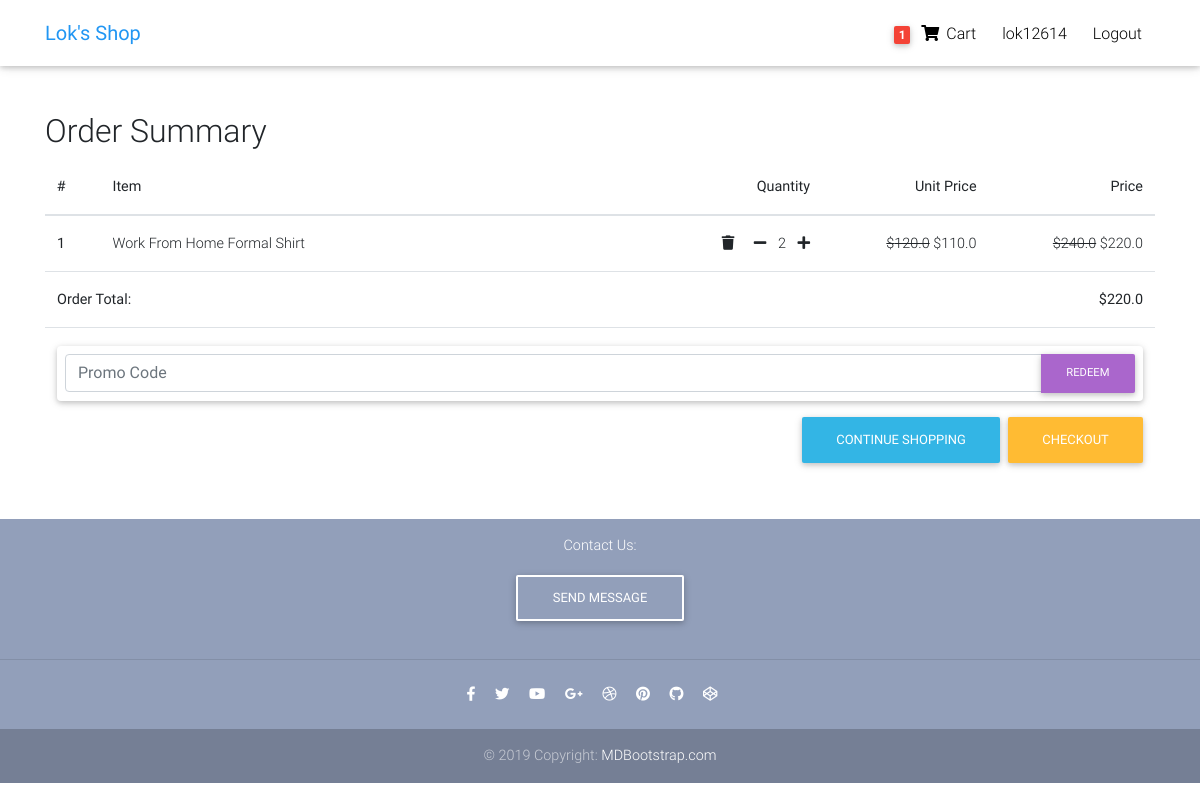
Page /order-summary/ (signed in) on the committed database.
### core/models.py (models this page shows, shortened)
class Order(models.Model):
    user = models.ForeignKey(settings.AUTH_USER_MODEL, on_delete=models.CASCADE)
    items = models.ManyToManyField(OrderItem)
    start_date = models.DateTimeField(auto_now_add=True)
    ordered_date = models.DateTimeField(null=True, blank=True)
    ordered = models.BooleanField(default=False)
    billing_address = models.ForeignKey('Address', related_name="billing_address", on_delete=models.SET_NULL, blank=True, null=True)
    shipping_address = models.ForeignKey('Address', related_name="shipping_address", on_delete=models.SET_NULL, blank=True, null=True)
    payment = models.ForeignKey('Payment', on_delete=models.SET_NULL, blank=True, null=True)
    coupon = models.ForeignKey('Coupon', on_delete=models.SET_NULL, blank=True, null=True)
    order_number = models.CharField(max_length=10, null=True, blank=True)
    being_delivered = models.BooleanField(default=False)
    received = models.BooleanField(default=False)
    refund_requested = models.BooleanField(default=False)
    refund_granted = models.BooleanField(default=False)
    def total_order_price(self):
        total = 0
        for item in self.items.all():
            total+=item.get_final_total_item_price()
        return total
    def final_price(self):
        if self.coupon:
            return self.total_order_price_with_discount()
        return self.total_order_price()

class OrderItem(models.Model):
    user = models.ForeignKey(settings.AUTH_USER_MODEL, on_delete=models.CASCADE)
    item = models.ForeignKey(Item, on_delete=models.CASCADE)
    quantity = models.IntegerField(default=1)
    ordered = models.BooleanField(default=False)
    ordered_date = models.DateTimeField(null=True, blank=True)
    def get_total_item_price(self):
        return self.quantity * self.item.price
    def get_total_item_discount_price(self):
        return self.quantity * self.item.discount_price
    def get_final_total_item_price(self):
        if self.item.discount_price:
            return self.get_total_item_discount_price()
        return self.get_total_item_price()

class Item(models.Model):
    title = models.CharField(max_length = 100)
    price = models.FloatField(default=0)
    discount_price = models.FloatField(blank=True, null = True)
    category = models.CharField(choices=CATEGORY_CHOICES, max_length = 2)
    label = models.CharField(choices=LABEL_CHOICES, max_length = 1)
    slug = models.SlugField(blank = True, null = True, unique = True)
    description = models.TextField()
    image = models.ImageField(blank=True, null=True)
    new = models.BooleanField(default=True)
    class Meta:
        ordering = ['price']
    def get_absolute_url(self):
        return reverse("core:product", kwargs={
            'slug': self.slug
        })

### core/views.py (the view)
# urls.py: path('order-summary/', OrderSummaryView.as_view(), name='order-summary'),
class OrderSummaryView(LoginRequiredMixin, View):
    def get(self,*args, **kwargs):
        try:
            order = Order.objects.get(user=self.request.user, ordered=False)
            context = {
                "object":order,
                'couponform':CouponForm(),
                'DISPLAY_COUPON_FORM': True,
            }
            return render(self.request, 'order_summary.html', context)
        except ObjectDoesNotExist:
            messages.warning(self.request, "You do not have any order.")
            return redirect("/")

### core/forms.py
class CouponForm(forms.Form):
    code = forms.CharField(widget=forms.TextInput(attrs={
        'class':'form-control',
        'placeholder':'Promo Code',
        'aria-label':'Recipient\'s username',
        'aria-describedby':'basic-addon2'
    }))

### core/templatetags/cart_template_tags.py (called while the page is built)
@register.filter
def cart_item_count(user):
    if user.is_authenticated:
        qs = Order.objects.filter(user=user, ordered=False)
        if qs.exists():
            return qs[0].items.count()
    return 0

### templates/order_summary.html (shortened to what this page needs)
{% extends "base.html" %}
{% load static %}
{% block content %}
  <div class="container pt-3">
        <div class="table-responsive text-nowrap">
            <h2>Order Summary</h2>
            <table class="table">
                <thead>
                    <tr>
                        <th scope="col" style="width:5%">#</th>
                        <th scope="col" style="width:50%">Item</th>
                        <th scope="col" style="width:15%; text-align:right">Quantity</th>
                        <th scope="col" style="width:15%; text-align:right">Unit Price</th>
                        <th scope="col" style="width:15%; text-align:right">Price</th>
                    </tr>
                </thead>
                <tbody>
                    {% for order_item in object.items.all %}
                      <tr>
                        <th scope="row">{{ forloop.counter }}</th>
                        <td>
                          <a href="{{ order_item.item.get_absolute_url }}">{{ order_item.item.title }}</a>
                        </td>
                        <td class="price">
                          <a href="{% url 'core:remove-from-cart' order_item.item.slug %}" class="remove-item"><i class="fas fa-trash mr-3"></i></a>
                          <a href="{% url 'core:remove-single-item-from-cart' order_item.item.slug %}" class="remove-single-item"><i class="fas fa-minus mr-2"></i></a>
                          {{ order_item.quantity }}
                          <a href="{% url 'core:add-single-item-to-cart' order_item.item.slug %}" class="add-single-item"><i class="fas fa-plus ml-2"></i></a>
                        </td>
                        {% if order_item.item.discount_price %}
                        <td class="price"><del>${{ order_item.item.price }}</del> ${{ order_item.item.discount_price }}</td>
                        <td class="price"><del>${{ order_item.get_total_item_price }}</del> ${{ order_item.get_total_item_discount_price }}</td>
                        {% else %}
                        <td class="price">${{ order_item.item.price }}</td>
                        <td class="price">${{ order_item.get_total_item_price }}</td>
                        {% endif %}
                      </tr>
                    {% endfor %}
                    {% if object.total_order_price %}
                    <tr>
                        <td colspan="4"><b>Order Total:</b></td>
                        <td style="text-align:right"><b>${{object.final_price }}</b></td>
                    </tr>
                    <tr>
                      <td colspan="5">
                        {% if DISPLAY_COUPON_FORM %}
                        <form class="card p-2 mb-3" method="POST" action="{% url 'core:add-coupon' %}">
                          <div class="input-group">
                            {{ couponform.code }}
                            <div class="input-group-append">
                              <button class="btn btn-secondary btn-md waves-effect m-0" type="submit">Redeem</button>
                            </div>
                          </div>
                        </form>
                        {% endif %}
                        <a href="{% url 'core:checkout' %}" class="btn btn-warning float-right ml-2">Checkout</a>
                        <a href="{% url 'core:home' %}" class="btn btn-info float-right ml-2">Continue Shopping</a>
                      </td>
                    </tr>
                    {% endif %}
                </tbody>
            </table>
        </div>
  </div>
{% endblock content %}

### templates/snippets/navbar.html (shortened to what this page needs)
{% load cart_template_tags %}
<head>
</head>
  <nav class="navbar fixed-top navbar-expand-lg navbar-light white scrolling-navbar">
    <div class="container">
      <a class="navbar-brand waves-effect" href="{% url 'core:home' %}">
        <strong class="blue-text">Lok's Shop</strong>
      </a>
      <div class="collapse navbar-collapse ml-4" id="navbarSupportedContent">
        <ul class="navbar-nav nav-flex-icons">
          {% if request.user.is_authenticated %}
          <li class="nav-item top-nav-item">
            <a href="{% url 'core:order-summary' %}" class="nav-link waves-effect">
              <span class="badge red z-depth-1 mr-1"> {{ request.user|cart_item_count }} </span>
              <i class="fas fa-shopping-cart"></i>
              <span class="clearfix d-none d-sm-inline-block"> Cart </span>
            </a>
          </li>
          <li class="nav-item top-nav-item">
            <a class="nav-link waves-effect" href="">
              <span class="clearfix d-none d-sm-inline-block"> {{ request.user.username }} </span>
            </a>
          </li>
          <li class="nav-item top-nav-item">
            <a class="nav-link waves-effect" href="{% url 'account_logout' %}">
              <span class="clearfix d-none d-sm-inline-block"> Logout </span>
            </a>
          </li>
          {% endif %}
        </ul>
      </div>
    </div>
  </nav>

### templates/base.html (style rules this page uses)
html, body, header, .carousel { height: 60vh; }
.nav-item { margin: 2px 5px 0px; }

### templates/order_summary.html (style rules this page uses)
.price { text-align:right; }

### rows in the picture
OrderItem: item "Work From Home Formal Shirt", quantity "2", item.price "120.0", item.discount_price "110.0", get_total_item_price "240.0", get_total_item_discount_price "220.0"
Order: final_price "220.0"

### other values in the picture
{{ request.user|cart_item_count }} "1"
{{ request.user.username }} "lok12614"
